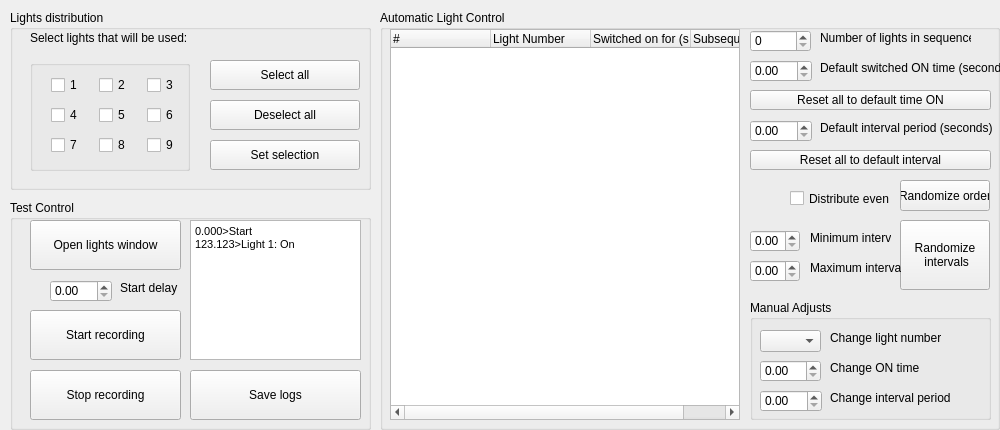
<?xml version="1.0" encoding="UTF-8"?>
<ui version="4.0">
 <class>MainWindow</class>
 <widget class="QMainWindow" name="MainWindow">
  <property name="geometry">
   <rect>
    <x>0</x>
    <y>0</y>
    <width>1000</width>
    <height>430</height>
   </rect>
  </property>
  <property name="windowTitle">
   <string>MainWindow</string>
  </property>
  <widget class="QWidget" name="centralWidget">
   <widget class="QGroupBox" name="groupBox">
    <property name="geometry">
     <rect>
      <x>10</x>
      <y>10</y>
      <width>361</width>
      <height>180</height>
     </rect>
    </property>
    <property name="title">
     <string>Lights distribution</string>
    </property>
    <widget class="QPushButton" name="pushButton">
     <property name="geometry">
      <rect>
       <x>200</x>
       <y>50</y>
       <width>150</width>
       <height>30</height>
      </rect>
     </property>
     <property name="text">
      <string>Select all</string>
     </property>
    </widget>
    <widget class="QPushButton" name="pushButton_2">
     <property name="geometry">
      <rect>
       <x>200</x>
       <y>90</y>
       <width>150</width>
       <height>30</height>
      </rect>
     </property>
     <property name="text">
      <string>Deselect all</string>
     </property>
    </widget>
    <widget class="QLabel" name="label_8">
     <property name="geometry">
      <rect>
       <x>20</x>
       <y>20</y>
       <width>161</width>
       <height>16</height>
      </rect>
     </property>
     <property name="text">
      <string>Select lights that will be used:</string>
     </property>
    </widget>
    <widget class="QPushButton" name="pushButton_10">
     <property name="geometry">
      <rect>
       <x>200</x>
       <y>130</y>
       <width>150</width>
       <height>30</height>
      </rect>
     </property>
     <property name="text">
      <string>Set selection</string>
     </property>
    </widget>
    <widget class="QGroupBox" name="groupBox_5">
     <property name="geometry">
      <rect>
       <x>20</x>
       <y>50</y>
       <width>160</width>
       <height>111</height>
      </rect>
     </property>
     <property name="title">
      <string/>
     </property>
     <widget class="QWidget" name="gridLayoutWidget">
      <property name="geometry">
       <rect>
        <x>10</x>
        <y>0</y>
        <width>160</width>
        <height>110</height>
       </rect>
      </property>
      <layout class="QGridLayout" name="gridLayout">
       <item row="0" column="0">
        <widget class="QCheckBox" name="checkBox">
         <property name="text">
          <string>1</string>
         </property>
        </widget>
       </item>
       <item row="1" column="0">
        <widget class="QCheckBox" name="checkBox_3">
         <property name="text">
          <string>4</string>
         </property>
        </widget>
       </item>
       <item row="1" column="2">
        <widget class="QCheckBox" name="checkBox_7">
         <property name="text">
          <string>6</string>
         </property>
        </widget>
       </item>
       <item row="0" column="1">
        <widget class="QCheckBox" name="checkBox_5">
         <property name="text">
          <string>2</string>
         </property>
        </widget>
       </item>
       <item row="2" column="1">
        <widget class="QCheckBox" name="checkBox_4">
         <property name="text">
          <string>8</string>
         </property>
        </widget>
       </item>
       <item row="0" column="2">
        <widget class="QCheckBox" name="checkBox_8">
         <property name="text">
          <string>3</string>
         </property>
        </widget>
       </item>
       <item row="2" column="0">
        <widget class="QCheckBox" name="checkBox_2">
         <property name="text">
          <string>7</string>
         </property>
        </widget>
       </item>
       <item row="1" column="1">
        <widget class="QCheckBox" name="checkBox_6">
         <property name="text">
          <string>5</string>
         </property>
        </widget>
       </item>
       <item row="2" column="2">
        <widget class="QCheckBox" name="checkBox_9">
         <property name="text">
          <string>9</string>
         </property>
        </widget>
       </item>
      </layout>
     </widget>
    </widget>
   </widget>
   <widget class="QGroupBox" name="groupBox_2">
    <property name="geometry">
     <rect>
      <x>380</x>
      <y>10</y>
      <width>620</width>
      <height>420</height>
     </rect>
    </property>
    <property name="title">
     <string>Automatic Light Control</string>
    </property>
    <widget class="QSpinBox" name="spinBox">
     <property name="geometry">
      <rect>
       <x>370</x>
       <y>20</y>
       <width>61</width>
       <height>22</height>
      </rect>
     </property>
    </widget>
    <widget class="QLabel" name="label">
     <property name="geometry">
      <rect>
       <x>440</x>
       <y>20</y>
       <width>151</width>
       <height>16</height>
      </rect>
     </property>
     <property name="text">
      <string>Number of lights in sequence</string>
     </property>
    </widget>
    <widget class="QTreeWidget" name="treeWidget">
     <property name="geometry">
      <rect>
       <x>10</x>
       <y>19</y>
       <width>350</width>
       <height>391</height>
      </rect>
     </property>
     <property name="autoScrollMargin">
      <number>16</number>
     </property>
     <property name="indentation">
      <number>20</number>
     </property>
     <attribute name="headerDefaultSectionSize">
      <number>100</number>
     </attribute>
     <column>
      <property name="text">
       <string>#</string>
      </property>
     </column>
     <column>
      <property name="text">
       <string>Light Number</string>
      </property>
     </column>
     <column>
      <property name="text">
       <string>Switched on for (s)</string>
      </property>
     </column>
     <column>
      <property name="text">
       <string>Subsequent interval (s)</string>
      </property>
     </column>
    </widget>
    <widget class="QDoubleSpinBox" name="doubleSpinBox">
     <property name="geometry">
      <rect>
       <x>370</x>
       <y>50</y>
       <width>62</width>
       <height>22</height>
      </rect>
     </property>
    </widget>
    <widget class="QLabel" name="label_2">
     <property name="geometry">
      <rect>
       <x>440</x>
       <y>50</y>
       <width>221</width>
       <height>16</height>
      </rect>
     </property>
     <property name="text">
      <string>Default switched ON time (seconds)</string>
     </property>
    </widget>
    <widget class="QDoubleSpinBox" name="doubleSpinBox_2">
     <property name="geometry">
      <rect>
       <x>370</x>
       <y>110</y>
       <width>62</width>
       <height>22</height>
      </rect>
     </property>
    </widget>
    <widget class="QLabel" name="label_3">
     <property name="geometry">
      <rect>
       <x>440</x>
       <y>110</y>
       <width>221</width>
       <height>16</height>
      </rect>
     </property>
     <property name="text">
      <string>Default interval period (seconds)</string>
     </property>
    </widget>
    <widget class="QPushButton" name="pushButton_4">
     <property name="geometry">
      <rect>
       <x>370</x>
       <y>80</y>
       <width>241</width>
       <height>20</height>
      </rect>
     </property>
     <property name="text">
      <string>Reset all to default time ON</string>
     </property>
    </widget>
    <widget class="QPushButton" name="pushButton_5">
     <property name="geometry">
      <rect>
       <x>370</x>
       <y>140</y>
       <width>241</width>
       <height>20</height>
      </rect>
     </property>
     <property name="text">
      <string>Reset all to default interval</string>
     </property>
    </widget>
    <widget class="QPushButton" name="pushButton_6">
     <property name="geometry">
      <rect>
       <x>520</x>
       <y>170</y>
       <width>90</width>
       <height>31</height>
      </rect>
     </property>
     <property name="text">
      <string>Randomize order</string>
     </property>
    </widget>
    <widget class="QCheckBox" name="checkBox_10">
     <property name="geometry">
      <rect>
       <x>410</x>
       <y>180</y>
       <width>100</width>
       <height>17</height>
      </rect>
     </property>
     <property name="text">
      <string>Distribute evenly</string>
     </property>
    </widget>
    <widget class="QGroupBox" name="groupBox_3">
     <property name="geometry">
      <rect>
       <x>370</x>
       <y>290</y>
       <width>241</width>
       <height>120</height>
      </rect>
     </property>
     <property name="title">
      <string>Manual Adjusts</string>
     </property>
     <widget class="QLabel" name="label_5">
      <property name="geometry">
       <rect>
        <x>80</x>
        <y>90</y>
        <width>121</width>
        <height>16</height>
       </rect>
      </property>
      <property name="text">
       <string>Change interval period</string>
      </property>
     </widget>
     <widget class="QLabel" name="label_6">
      <property name="geometry">
       <rect>
        <x>80</x>
        <y>30</y>
        <width>111</width>
        <height>16</height>
       </rect>
      </property>
      <property name="text">
       <string>Change light number</string>
      </property>
     </widget>
     <widget class="QDoubleSpinBox" name="doubleSpinBox_3">
      <property name="geometry">
       <rect>
        <x>10</x>
        <y>60</y>
        <width>61</width>
        <height>22</height>
       </rect>
      </property>
     </widget>
     <widget class="QDoubleSpinBox" name="doubleSpinBox_4">
      <property name="geometry">
       <rect>
        <x>10</x>
        <y>90</y>
        <width>62</width>
        <height>22</height>
       </rect>
      </property>
     </widget>
     <widget class="QLabel" name="label_4">
      <property name="geometry">
       <rect>
        <x>80</x>
        <y>60</y>
        <width>91</width>
        <height>16</height>
       </rect>
      </property>
      <property name="text">
       <string>Change ON time</string>
      </property>
     </widget>
     <widget class="QComboBox" name="comboBox">
      <property name="geometry">
       <rect>
        <x>10</x>
        <y>30</y>
        <width>61</width>
        <height>22</height>
       </rect>
      </property>
     </widget>
    </widget>
    <widget class="QPushButton" name="pushButton_11">
     <property name="geometry">
      <rect>
       <x>520</x>
       <y>210</y>
       <width>90</width>
       <height>70</height>
      </rect>
     </property>
     <property name="text">
      <string>Randomize
 intervals</string>
     </property>
    </widget>
    <widget class="QDoubleSpinBox" name="doubleSpinBox_6">
     <property name="geometry">
      <rect>
       <x>370</x>
       <y>220</y>
       <width>50</width>
       <height>22</height>
      </rect>
     </property>
    </widget>
    <widget class="QLabel" name="label_9">
     <property name="geometry">
      <rect>
       <x>430</x>
       <y>220</y>
       <width>81</width>
       <height>16</height>
      </rect>
     </property>
     <property name="text">
      <string>Minimum interval</string>
     </property>
    </widget>
    <widget class="QDoubleSpinBox" name="doubleSpinBox_7">
     <property name="geometry">
      <rect>
       <x>370</x>
       <y>250</y>
       <width>50</width>
       <height>22</height>
      </rect>
     </property>
    </widget>
    <widget class="QLabel" name="label_10">
     <property name="geometry">
      <rect>
       <x>430</x>
       <y>250</y>
       <width>91</width>
       <height>16</height>
      </rect>
     </property>
     <property name="text">
      <string>Maximum interval</string>
     </property>
    </widget>
   </widget>
   <widget class="QGroupBox" name="groupBox_4">
    <property name="geometry">
     <rect>
      <x>10</x>
      <y>200</y>
      <width>361</width>
      <height>230</height>
     </rect>
    </property>
    <property name="title">
     <string>Test Control</string>
    </property>
    <widget class="QDoubleSpinBox" name="doubleSpinBox_5">
     <property name="geometry">
      <rect>
       <x>40</x>
       <y>80</y>
       <width>62</width>
       <height>22</height>
      </rect>
     </property>
    </widget>
    <widget class="QLabel" name="label_7">
     <property name="geometry">
      <rect>
       <x>110</x>
       <y>80</y>
       <width>61</width>
       <height>16</height>
      </rect>
     </property>
     <property name="text">
      <string>Start delay</string>
     </property>
    </widget>
    <widget class="QPushButton" name="pushButton_3">
     <property name="geometry">
      <rect>
       <x>20</x>
       <y>20</y>
       <width>151</width>
       <height>50</height>
      </rect>
     </property>
     <property name="text">
      <string>Open lights window</string>
     </property>
    </widget>
    <widget class="QPushButton" name="pushButton_7">
     <property name="geometry">
      <rect>
       <x>20</x>
       <y>110</y>
       <width>151</width>
       <height>50</height>
      </rect>
     </property>
     <property name="text">
      <string>Start recording</string>
     </property>
    </widget>
    <widget class="QTextEdit" name="textEdit">
     <property name="geometry">
      <rect>
       <x>180</x>
       <y>20</y>
       <width>171</width>
       <height>140</height>
      </rect>
     </property>
     <property name="html">
      <string>&lt;!DOCTYPE HTML PUBLIC &quot;-//W3C//DTD HTML 4.0//EN&quot; &quot;http://www.w3.org/TR/REC-html40/strict.dtd&quot;&gt;
&lt;html&gt;&lt;head&gt;&lt;meta name=&quot;qrichtext&quot; content=&quot;1&quot; /&gt;&lt;style type=&quot;text/css&quot;&gt;
p, li { white-space: pre-wrap; }
&lt;/style&gt;&lt;/head&gt;&lt;body style=&quot; font-family:'MS Shell Dlg 2'; font-size:8.25pt; font-weight:400; font-style:normal;&quot;&gt;
&lt;p style=&quot; margin-top:0px; margin-bottom:0px; margin-left:0px; margin-right:0px; -qt-block-indent:0; text-indent:0px;&quot;&gt;0.000&amp;gt;Start&lt;/p&gt;
&lt;p style=&quot; margin-top:0px; margin-bottom:0px; margin-left:0px; margin-right:0px; -qt-block-indent:0; text-indent:0px;&quot;&gt;123.123&amp;gt;Light 1: On&lt;/p&gt;&lt;/body&gt;&lt;/html&gt;</string>
     </property>
    </widget>
    <widget class="QPushButton" name="pushButton_8">
     <property name="geometry">
      <rect>
       <x>180</x>
       <y>170</y>
       <width>171</width>
       <height>50</height>
      </rect>
     </property>
     <property name="text">
      <string>Save logs</string>
     </property>
    </widget>
    <widget class="QPushButton" name="pushButton_9">
     <property name="geometry">
      <rect>
       <x>20</x>
       <y>170</y>
       <width>151</width>
       <height>50</height>
      </rect>
     </property>
     <property name="text">
      <string>Stop recording</string>
     </property>
    </widget>
   </widget>
  </widget>
 </widget>
 <layoutdefault spacing="6" margin="11"/>
 <resources/>
 <connections/>
</ui>
